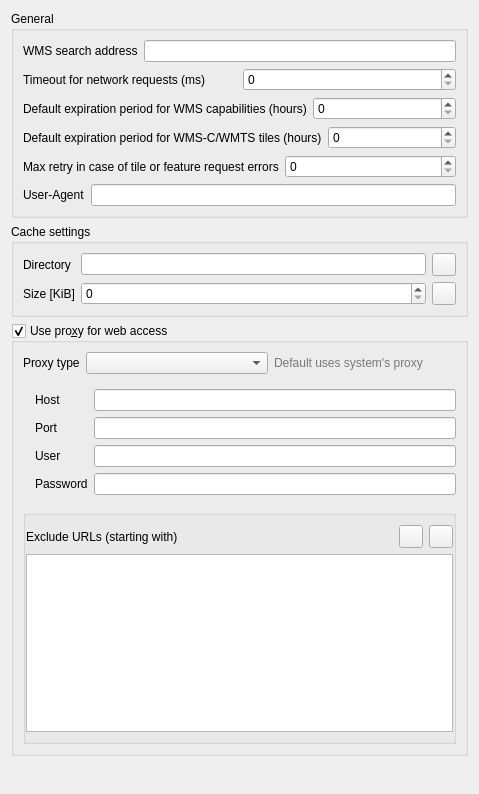
             <widget class="QWidget" name="mOptionsScrollAreaContents_10">
              <property name="geometry">
               <rect>
                <x>0</x>
                <y>0</y>
                <width>479</width>
                <height>794</height>
               </rect>
              </property>
              <layout class="QVBoxLayout" name="verticalLayout_33">
               <item>
                <widget class="QGroupBox" name="groupBox_20">
                 <property name="title">
                  <string>General</string>
                 </property>
                 <layout class="QVBoxLayout" name="verticalLayout_34">
                  <item>
                   <layout class="QHBoxLayout" name="horizontalLayout_2">
                    <item>
                     <widget class="QLabel" name="label_9">
                      <property name="text">
                       <string>WMS search address</string>
                      </property>
                     </widget>
                    </item>
                    <item>
                     <widget class="QLineEdit" name="leWmsSearch"/>
                    </item>
                   </layout>
                  </item>
                  <item>
                   <layout class="QHBoxLayout" name="horizontalLayout_11">
                    <item>
                     <widget class="QLabel" name="mNetworkTimeoutLabel">
                      <property name="text">
                       <string>Timeout for network requests (ms)</string>
                      </property>
                     </widget>
                    </item>
                    <item>
                     <widget class="QSpinBox" name="mNetworkTimeoutSpinBox">
                      <property name="maximum">
                       <number>100000000</number>
                      </property>
                     </widget>
                    </item>
                   </layout>
                  </item>
                  <item>
                   <layout class="QHBoxLayout" name="horizontalLayout_40">
                    <item>
                     <widget class="QLabel" name="label_45">
                      <property name="text">
                       <string>Default expiration period for WMS capabilities (hours)</string>
                      </property>
                     </widget>
                    </item>
                    <item>
                     <widget class="QSpinBox" name="mDefaultCapabilitiesExpirySpinBox">
                      <property name="maximum">
                       <number>100000000</number>
                      </property>
                     </widget>
                    </item>
                   </layout>
                  </item>
                  <item>
                   <layout class="QHBoxLayout" name="horizontalLayout_17">
                    <item>
                     <widget class="QLabel" name="label_32">
                      <property name="text">
                       <string>Default expiration period for WMS-C/WMTS tiles (hours)</string>
                      </property>
                     </widget>
                    </item>
                    <item>
                     <widget class="QSpinBox" name="mDefaultTileExpirySpinBox">
                      <property name="maximum">
                       <number>100000000</number>
                      </property>
                     </widget>
                    </item>
                   </layout>
                  </item>
                  <item>
                   <layout class="QHBoxLayout" name="horizontalLayout_33">
                    <item>
                     <widget class="QLabel" name="label_57">
                      <property name="text">
                       <string>Max retry in case of tile or feature request errors</string>
                      </property>
                     </widget>
                    </item>
                    <item>
                     <widget class="QSpinBox" name="mDefaultTileMaxRetrySpinBox">
                      <property name="maximum">
                       <number>100000000</number>
                      </property>
                     </widget>
                    </item>
                   </layout>
                  </item>
                  <item>
                   <layout class="QHBoxLayout" name="horizontalLayout_35">
                    <item>
                     <widget class="QLabel" name="lblUserAgent">
                      <property name="text">
                       <string>User-Agent</string>
                      </property>
                     </widget>
                    </item>
                    <item>
                     <widget class="QLineEdit" name="leUserAgent"/>
                    </item>
                   </layout>
                  </item>
                 </layout>
                </widget>
               </item>
               <item>
                <widget class="QGroupBox" name="grpCache">
                 <property name="title">
                  <string>Cache settings</string>
                 </property>
                 <layout class="QGridLayout" name="gridLayout_2">
                  <item row="0" column="0">
                   <widget class="QLabel" name="label_10">
                    <property name="text">
                     <string>Directory</string>
                    </property>
                   </widget>
                  </item>
                  <item row="0" column="1">
                   <widget class="QLineEdit" name="mCacheDirectory"/>
                  </item>
                  <item row="0" column="2">
                   <widget class="QToolButton" name="mBrowseCacheDirectory">
                    <property name="toolTip">
                     <string>Select folder</string>
                    </property>
                    <property name="text">
                     <string/>
                    </property>
                    <property name="icon">
                     <iconset resource="../../images/images.qrc">
                      <normaloff>:/images/themes/default/mActionFileOpen.svg</normaloff>:/images/themes/default/mActionFileOpen.svg</iconset>
                    </property>
                   </widget>
                  </item>
                  <item row="2" column="0">
                   <widget class="QLabel" name="label_11">
                    <property name="text">
                     <string>Size [KiB]</string>
                    </property>
                   </widget>
                  </item>
                  <item row="2" column="1">
                   <widget class="QSpinBox" name="mCacheSize"/>
                  </item>
                  <item row="2" column="2">
                   <widget class="QToolButton" name="mClearCache">
                    <property name="toolTip">
                     <string>Clear</string>
                    </property>
                    <property name="text">
                     <string/>
                    </property>
                    <property name="icon">
                     <iconset resource="../../images/images.qrc">
                      <normaloff>:/images/themes/default/mActionUndo.svg</normaloff>:/images/themes/default/mActionUndo.svg</iconset>
                    </property>
                   </widget>
                  </item>
                 </layout>
                </widget>
               </item>
               <item>
                <widget class="QgsCollapsibleGroupBox" name="grpProxy">
                 <property name="title">
                  <string>Use pro&amp;xy for web access</string>
                 </property>
                 <property name="flat">
                  <bool>false</bool>
                 </property>
                 <property name="checkable">
                  <bool>true</bool>
                 </property>
                 <property name="collapsed" stdset="0">
                  <bool>false</bool>
                 </property>
                 <property name="saveCollapsedState" stdset="0">
                  <bool>true</bool>
                 </property>
                 <layout class="QGridLayout" name="gridLayout_1">
                  <item row="0" column="0" colspan="5">
                   <layout class="QGridLayout" name="gridLayout_17">
                    <item row="0" column="1">
                     <widget class="QComboBox" name="mProxyTypeComboBox"/>
                    </item>
                    <item row="0" column="0">
                     <widget class="QLabel" name="mTypeLabel">
                      <property name="sizePolicy">
                       <sizepolicy hsizetype="Maximum" vsizetype="Preferred">
                        <horstretch>0</horstretch>
                        <verstretch>0</verstretch>
                       </sizepolicy>
                      </property>
                      <property name="text">
                       <string>Proxy type</string>
                      </property>
                     </widget>
                    </item>
                    <item row="0" column="2">
                     <widget class="QLabel" name="label_41">
                      <property name="styleSheet">
                       <string notr="true">QLabel {color: rgb(120, 120, 120);}</string>
                      </property>
                      <property name="text">
                       <string>Default uses system's proxy</string>
                      </property>
                     </widget>
                    </item>
                    <item row="1" column="0" colspan="3">
                     <widget class="QFrame" name="frameManualProxy">
                      <property name="frameShape">
                       <enum>QFrame::NoFrame</enum>
                      </property>
                      <property name="frameShadow">
                       <enum>QFrame::Raised</enum>
                      </property>
                      <layout class="QGridLayout" name="gridLayout_18">
                       <property name="leftMargin">
                        <number>0</number>
                       </property>
                       <property name="rightMargin">
                        <number>0</number>
                       </property>
                       <item row="2" column="2">
                        <widget class="QLineEdit" name="leProxyUser">
                         <property name="toolTip">
                          <string>Leave this blank if no proxy username / password are required</string>
                         </property>
                        </widget>
                       </item>
                       <item row="3" column="2">
                        <widget class="QgsPasswordLineEdit" name="leProxyPassword">
                         <property name="toolTip">
                          <string>Leave this blank if no proxy username / password are required</string>
                         </property>
                         <property name="echoMode">
                          <enum>QLineEdit::Password</enum>
                         </property>
                        </widget>
                       </item>
                       <item row="2" column="1">
                        <widget class="QLabel" name="lblUser">
                         <property name="text">
                          <string>User</string>
                         </property>
                        </widget>
                       </item>
                       <item row="3" column="1">
                        <widget class="QLabel" name="lblPassword">
                         <property name="text">
                          <string>Password</string>
                         </property>
                        </widget>
                       </item>
                       <item row="0" column="2">
                        <widget class="QLineEdit" name="leProxyHost"/>
                       </item>
                       <item row="1" column="1">
                        <widget class="QLabel" name="lblProxyPort">
                         <property name="text">
                          <string>Port</string>
                         </property>
                        </widget>
                       </item>
                       <item row="1" column="2">
                        <widget class="QLineEdit" name="leProxyPort"/>
                       </item>
                       <item row="0" column="1">
                        <widget class="QLabel" name="lblProxyHost">
                         <property name="text">
                          <string>Host</string>
                         </property>
                        </widget>
                       </item>
                       <item row="1" column="0">
                        <spacer name="horizontalSpacer_27">
                         <property name="orientation">
                          <enum>Qt::Horizontal</enum>
                         </property>
                         <property name="sizeType">
                          <enum>QSizePolicy::Fixed</enum>
                         </property>
                         <property name="sizeHint" stdset="0">
                          <size>
                           <width>12</width>
                           <height>20</height>
                          </size>
                         </property>
                        </spacer>
                       </item>
                      </layout>
                     </widget>
                    </item>
                   </layout>
                  </item>
                  <item row="7" column="0" rowspan="2" colspan="5">
                   <widget class="QGroupBox" name="grpUrlExclude">
                    <property name="title">
                     <string/>
                    </property>
                    <property name="flat">
                     <bool>true</bool>
                    </property>
                    <layout class="QGridLayout" name="gridLayout_5">
                     <property name="leftMargin">
                      <number>0</number>
                     </property>
                     <property name="rightMargin">
                      <number>0</number>
                     </property>
                     <item row="2" column="3">
                      <widget class="QToolButton" name="mRemoveUrlPushButton">
                       <property name="toolTip">
                        <string>Remove selected URL</string>
                       </property>
                       <property name="text">
                        <string/>
                       </property>
                       <property name="icon">
                        <iconset resource="../../images/images.qrc">
                         <normaloff>:/images/themes/default/symbologyRemove.svg</normaloff>:/images/themes/default/symbologyRemove.svg</iconset>
                       </property>
                      </widget>
                     </item>
                     <item row="2" column="2">
                      <widget class="QToolButton" name="mAddUrlPushButton">
                       <property name="toolTip">
                        <string>Add URL to exclude</string>
                       </property>
                       <property name="text">
                        <string/>
                       </property>
                       <property name="icon">
                        <iconset resource="../../images/images.qrc">
                         <normaloff>:/images/themes/default/symbologyAdd.svg</normaloff>:/images/themes/default/symbologyAdd.svg</iconset>
                       </property>
                      </widget>
                     </item>
                     <item row="2" column="0">
                      <widget class="QLabel" name="label_47">
                       <property name="text">
                        <string>Exclude URLs (starting with)</string>
                       </property>
                      </widget>
                     </item>
                     <item row="2" column="1">
                      <spacer name="horizontalSpacer">
                       <property name="orientation">
                        <enum>Qt::Horizontal</enum>
                       </property>
                       <property name="sizeHint" stdset="0">
                        <size>
                         <width>40</width>
                         <height>20</height>
                        </size>
                       </property>
                      </spacer>
                     </item>
                     <item row="3" column="0" colspan="4">
                      <widget class="QListWidget" name="mExcludeUrlListWidget"/>
                     </item>
                    </layout>
                   </widget>
                  </item>
                 </layout>
                </widget>
               </item>
               <item>
                <spacer name="verticalSpacer_9">
                 <property name="orientation">
                  <enum>Qt::Vertical</enum>
                 </property>
                 <property name="sizeHint" stdset="0">
                  <size>
                   <width>20</width>
                   <height>40</height>
                  </size>
                 </property>
                </spacer>
               </item>
              </layout>
             </widget>
